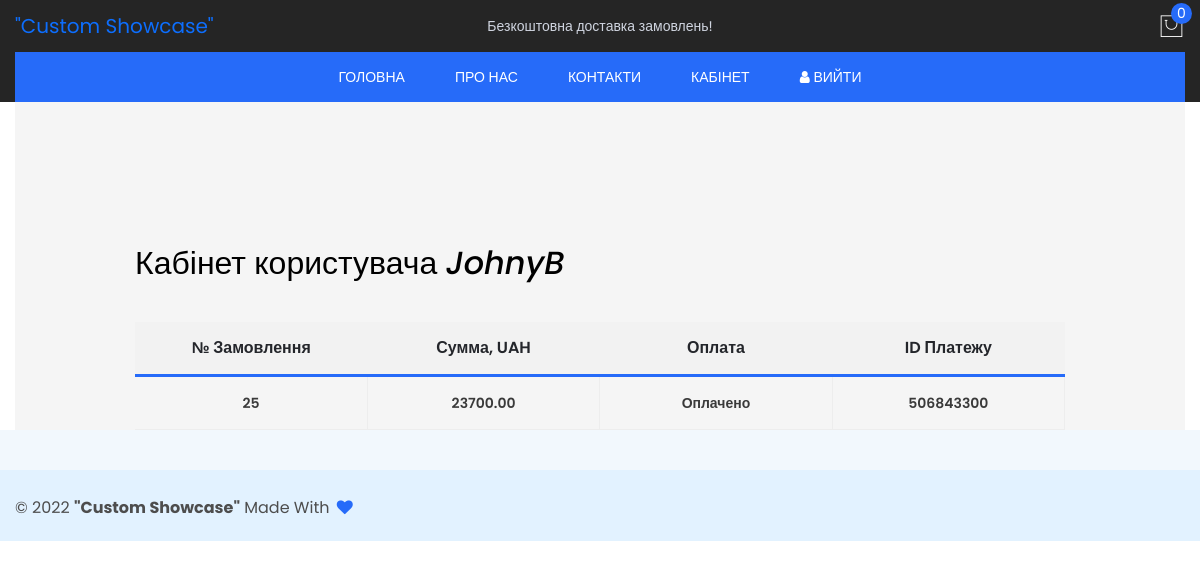
Screenshot of /account/ (signed in) with the database file from the repository.
### orders/models.py (models this page shows, shortened)
class Order(models.Model):
    user = models.ForeignKey(User, on_delete=models.PROTECT, related_name='orders', verbose_name="Заказы")
    first_name = models.CharField(max_length=50, verbose_name="Ім'я")
    last_name = models.CharField(max_length=50, verbose_name='Прізвище')
    email = models.EmailField(verbose_name='Email')
    address = models.CharField(max_length=250, verbose_name='Адреса')
    postal_code = models.CharField(max_length=20, verbose_name='Індекс')
    city = models.CharField(max_length=100, verbose_name='Місто')
    created = models.DateTimeField(auto_now_add=True, verbose_name='Дата створення')
    updated = models.DateTimeField(auto_now=True, verbose_name='Дата редагування')
    paid = models.BooleanField(default=False, verbose_name='Оплачено')
    payment_id = models.CharField(max_length=50, null=True, blank=True, verbose_name='payment_id')
    total_cost = models.DecimalField(null=True, blank=True, max_digits=10, decimal_places=2, verbose_name='Сума замовлення')
    class Meta:
        ordering = ('-created',)
        verbose_name = 'Замовлення'
        verbose_name_plural = 'Замовлення'

### shop/views.py (the view)
# urls.py: path('account/', account, name='account'),
def account(request):
    if request.user.is_authenticated:
        orders = Order.objects.filter(user=request.user.id)
        context = {'title': 'Кабінет',
                   'orders': orders,
                   'amount': 0,
                   }
        return render(request, 'shop/account.html', context=context)
    return redirect('shop:login')

### cart/cart.py (called while the page is built)
    def __len__(self):
        return sum(item['quantity'] for item in self.cart.values())

### cart/context_processors.py (called while the page is built)
def cart(request):
    return {'cart': Cart(request)}

### shop/templates/shop/account.html (shortened to what this page needs)
{% extends "shop/base.html" %}
{% load static %}
{% load l10n %}
{% block content %}
<div class="contact-area">
    <div class="container">
        <div class="contact-wrapper">
            <div class="row">
                <div class="col-12">
                    <div class="contact-form">
                        <div class="tab-pane fade active show" id="orders">
                            <p class="title"><br><h2>Кабінет користувача <em>{{ user.username }}</em></h2><br></p>
                            <div class="table_page table-responsive">
                            {% if orders %}
                                <table>
                                    <thead>
                                        <tr>
                                            <th>№ Замовлення</th>
                                            <th>Сумма, UAH</th>
                                            <th>Оплата</th>
                                            <th>ID платежу</th>
                                        </tr>
                                    </thead>
                                    <tbody>
                                        {% for item in orders %}
                                            <tr>
                                                <td>{{ item.id }}</td>
                                                <td>{{ item.total_cost }}</td>
                                                <td>
                                                    {% if item.paid %}
                                                        Оплачено
                                                    {% endif %}
                                                </td>
                                                <td>
                                                    {% if item.paid %}
                                                        {{ item.payment_id }}
                                                    {% else %}
                                                        <h6><strong>-</strong></h6>
                                                    {% endif %}
                                                </td>
                                            </tr>
                                        {% endfor %}
                                    </tbody>
                                </table>
                            </div>
                            {% endif %}
                        </div>
                    </div>
                </div>
            </div>
        </div>
    </div>
</div>
{% endblock %}

### rows the page displays
Order: id "25", total_cost "23700.00", paid "Оплачено", payment_id "506843300"

### other values shown
{{ total_items }} "0"
{{ user.username }} "JohnyB"
